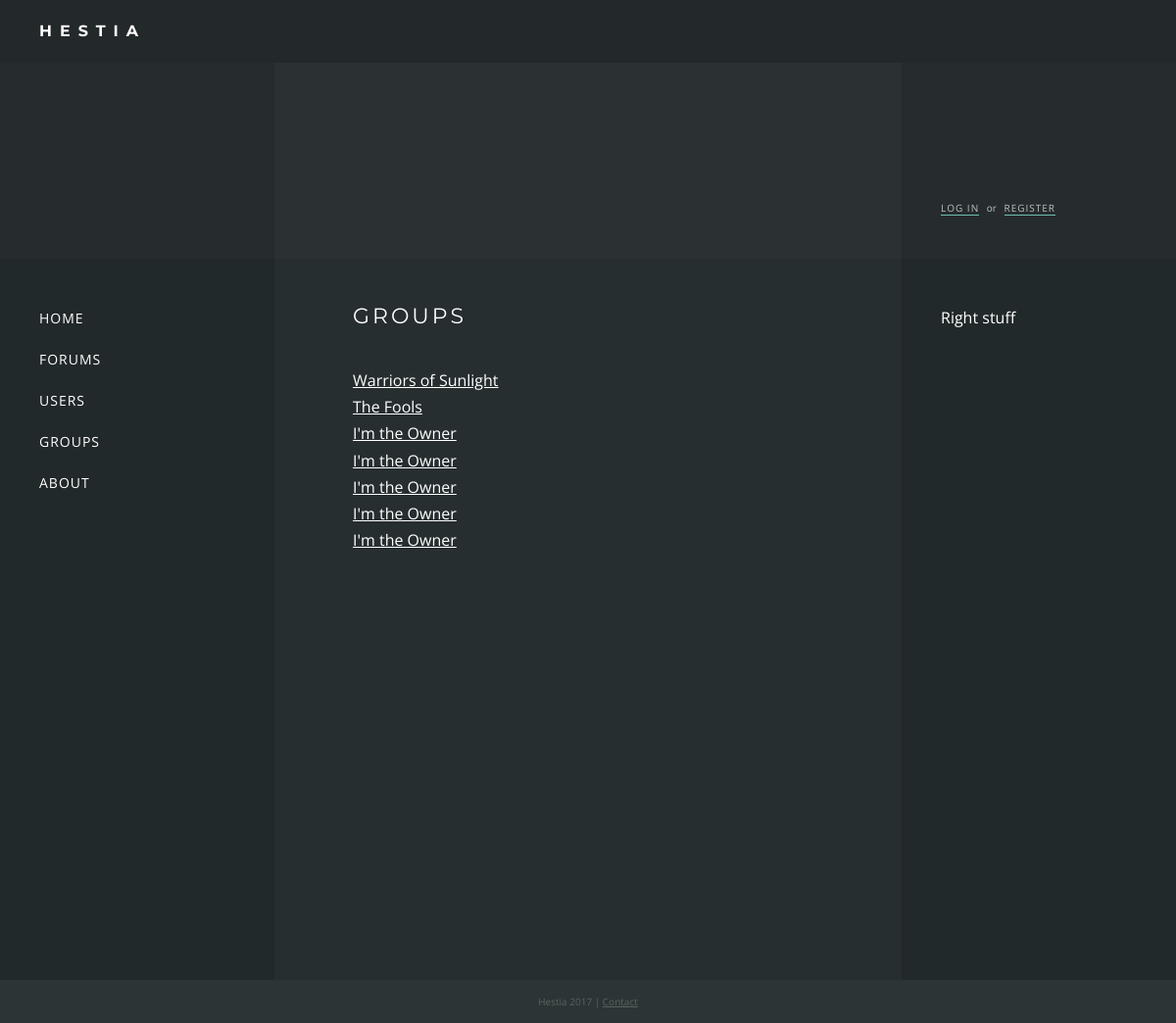
The app's page /groups/ with its own data.
### groups/models.py (models this page shows, shortened)
class Group(models.Model):
    name = models.CharField(max_length=200)
    description = models.CharField(max_length=200)
    created = models.DateTimeField('date created')
    icon = models.ImageField(upload_to='static/group_icons', blank=True)
    members = models.ManyToManyField(User, through='Membership')

### groups/views.py (the view)
def index(request):
    groups = Group.objects.all()
    return render(request, 'groups/index.html', {'groups':groups})

### groups/templates/groups/index.html
{% extends "base.html" %}
{% block content %}
    <h1>{% block title %}Groups{% endblock %}</h1>
    <ul>
    {% for group in groups %}
        <li><a href="/groups/{{ group.id }}">{{ group.name }}</a></li>
    {% endfor %}
    </ul>
{% endblock %}

### forums/static/forums/style.css (style rules this page uses)
* { margin:0; padding:0; }
html, body { height: 100%; }
body { font-family: 'Open Sans', sans-serif; background: #2F3838; color: #FFF; line-height: 1.5em; }
a { color: #FFF; }
h1 { font-family: 'Montserrat', sans-serif; font-size: 22px; text-transform: uppercase; letter-spacing: 3px; font-weight: normal; margin-bottom: 40px; }
li { list-style-type: none; line-height: 1.7em; }

### records on screen
Group: name "Warriors of Sunlight"
Group: name "The Fools"
Group: name "I'm the Owner"
Group: name "I'm the Owner"
Group: name "I'm the Owner"
Group: name "I'm the Owner"
Group: name "I'm the Owner"
